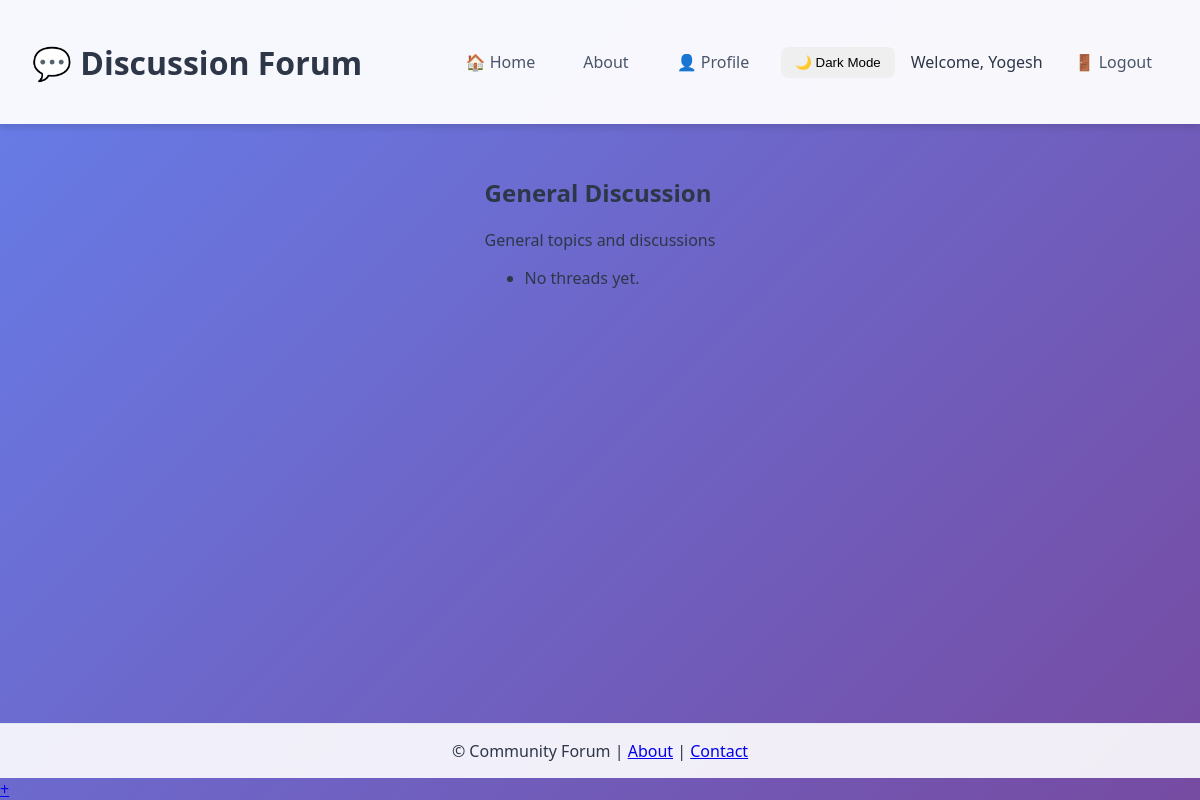
/chat/category/1/ (signed in), run on the app's committed database.
### chat/models.py (models this page shows, shortened)
class Category(models.Model):
    name = models.CharField(max_length=100, unique=True)
    description = models.TextField(blank=True)
    created_at = models.DateTimeField(auto_now_add=True)

### chat/views.py (the view)
# urls.py: path('category/<int:pk>/', views.category_detail, name='category_detail'),
def category_detail(request, pk):
    category = get_object_or_404(Category, pk=pk)
    threads = Thread.objects.filter(category=category).order_by('-created_at')
    paginator = Paginator(threads, 10)
    page_number = request.GET.get('page')
    page_obj = paginator.get_page(page_number)
    unread_notifications = 0
    if request.user.is_authenticated:
        unread_notifications = Notification.objects.filter(
            user=request.user, is_read=False
        ).count()
    return render(request, 'category_detail.html', {
        'category': category,
        'page_obj': page_obj,
        'unread_notifications': unread_notifications,
    })

### chat/templates/category_detail.html (shortened to what this page needs)
{% extends "base.html" %}
{% block content %}
<h2>{{ category.name }}</h2>
<p>{{ category.description }}</p>
<ul>
  {% for thread in threads %}
    <li>{{ thread.title }}</li>
  {% empty %}
    <li>No threads yet.</li>
  {% endfor %}
</ul>
{% endblock %}

### chat/templates/base.html (shortened to what this page needs)
<!DOCTYPE html>
<html lang="en">
<head>
</head>
<body>
    <header id="header">
        <div class="header-content">
            <h1>💬 Discussion Forum</h1>
            <nav>
                <a href="{% url 'index' %}">🏠 Home</a>
                <a href="{% url 'about' %}">About</a>
                <a href="{% url 'profile' %}">👤 Profile</a>
                <button id="toggle-dark"
                        style="padding:8px 14px;border-radius:8px;border:none;cursor:pointer;">
                    🌙 Dark Mode
                </button>
                {% if user.is_authenticated %}
                    <span>Welcome, {{ user.username }}</span>
                    <a href="{% url 'logout' %}">🚪 Logout</a>
                {% else %}
                    <a href="{% url 'login' %}">🔐 Login</a>
                    <a href="{% url 'register' %}">📝 Register</a>
                {% endif %}
            </nav>
        </div>
    </header>
    <main>
        {% block content %}{% endblock %}
    </main>
    <footer id="footer">
        © {{ now|date:"Y" }} Community Forum |
        <a href="{% url 'about' %}">About</a> |
        <a href="{% url 'contact' %}">Contact</a>
    </footer>
    <a href="{% url 'create_thread_page' %}" class="create-thread-btn">+</a>
</body>
</html>

### chat/templates/base.html (style rules this page uses)
body { font-family: 'Segoe UI', Tahoma, Geneva, Verdana, sans-serif; background: linear-gradient(135deg, #667eea 0%, #764ba2 100%); color: #2d3748; margin: 0; padding: 0; min-height: 100vh; display: flex; flex-direction: column; transition: background 0.3s, color 0.3s; }
header { background: rgba(255, 255, 255, 0.95); backdrop-filter: blur(10px); box-shadow: 0 4px 6px rgba(0, 0, 0, 0.1); padding: 1.2rem 2rem; position: sticky; top: 0; z-index: 100; transition: background 0.3s, color 0.3s; }
.header-content { max-width: 1400px; margin: 0 auto; display: flex; justify-content: space-between; align-items: center; }
nav { display: flex; gap: 1rem; align-items: center; }
nav a { color: #4a5568; text-decoration: none; padding: 0.6rem 1rem; border-radius: 8px; transition: all 0.3s ease; }
main { flex: 1; max-width: 1400px; margin: 2rem auto; padding: 0 2rem; transition: color 0.3s; }
footer { background: rgba(255, 255, 255, 0.9); backdrop-filter: blur(8px); text-align: center; padding: 1rem; border-top: 1px solid #e2e8f0; transition: background 0.3s, color 0.3s; }

### data on the page
Category: name "General Discussion", description "General topics and discussions"

### other printed values
{{ user.username }} "Yogesh"
